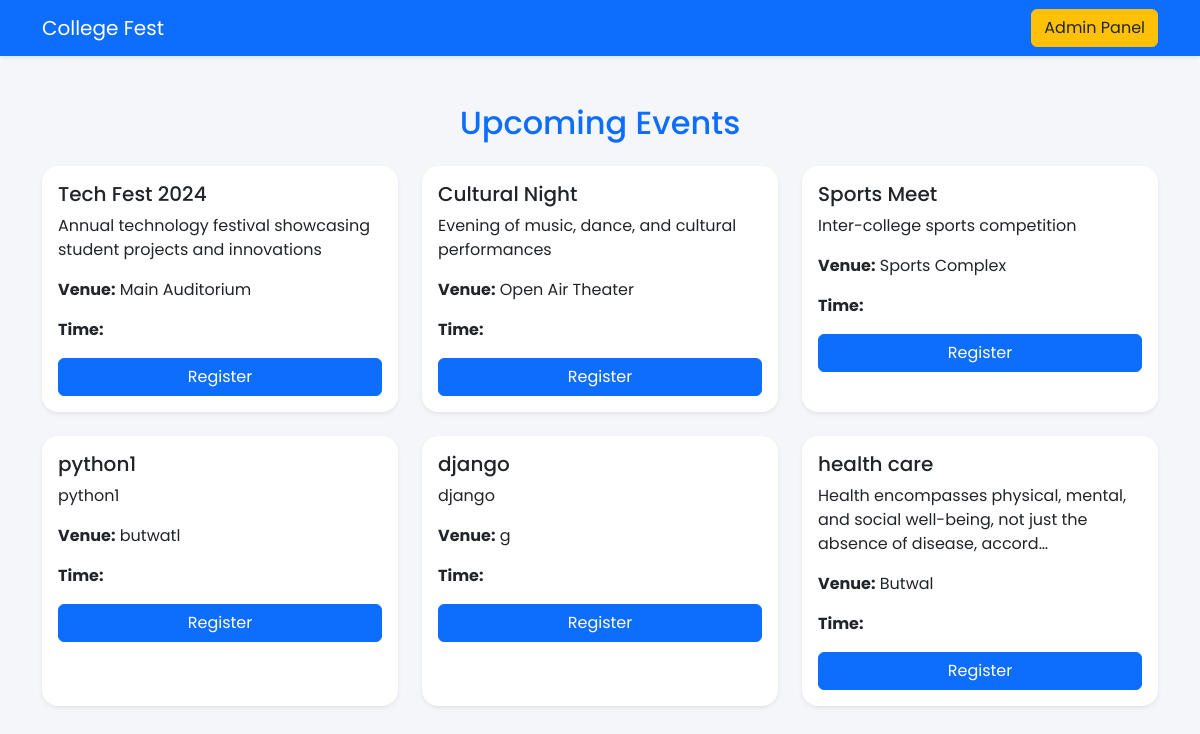
The page / on the database its author committed.
### events/models.py (models this page shows, shortened)
class Event(models.Model):
    name = models.CharField(max_length=200)
    description = models.TextField()
    venue = models.CharField(max_length=200)
    date = models.DateTimeField()
    max_participants = models.IntegerField(default=100)

### events/views.py (the view)
# urls.py: 2. Add a URL to urlpatterns:  path('', views.home, name='home')
def home(request):
    events = Event.objects.all()
    return render(request, "events/home.html", {"events": events})

### events/templates/events/home.html (shortened to what this page needs)
{% load static %}
<!DOCTYPE html>
<html>
<head>
    <link href="https://cdn.jsdelivr.net/npm/bootstrap@5.3.2/dist/css/bootstrap.min.css" rel="stylesheet">
</head>
<body>
<nav class="navbar navbar-expand-lg navbar-dark bg-primary shadow-sm">
  <div class="container d-flex justify-content-between">
    <a class="navbar-brand" href="{% url 'home' %}">College Fest</a>
    <a href="{% url 'adminlogin' %}" class="btn btn-warning text-dark">Admin Panel</a>
  </div>
</nav>
<div class="container mt-5">
    <h2 class="mb-4 text-center text-primary">Upcoming Events</h2>
    <div class="row">
        {% for event in events %}
        <div class="col-md-4 mb-4">
            <div class="card h-100 shadow-sm border-0 rounded-4 hover-shadow">
                <div class="card-body">
                    <h5 class="card-title">{{ event.name }}</h5>
                    <p class="card-text">{{ event.description|truncatechars:100 }}</p>
                    <p class="card-text"><strong>Venue:</strong> {{ event.venue }}</p>
                    <p class="card-text"><strong>Time:</strong> {{ event.time }}</p>
                    <a href="{% url 'register' event.id %}" class="btn btn-primary w-100">Register</a>
                </div>
            </div>
        </div>
        {% empty %}
        <p>No events available.</p>
        {% endfor %}
    </div>
</div>
</body>
</html>

### events/templates/events/home.html (style rules this page uses)
body { font-family: 'Poppins', sans-serif; background:#f4f6f9; }

### rows shown on the page
Event: name "Tech Fest 2024", description "Annual technology festival showcasing student projects and innovations", venue "Main Auditorium"
Event: name "Cultural Night", description "Evening of music, dance, and cultural performances", venue "Open Air Theater"
Event: name "Sports Meet", description "Inter-college sports competition", venue "Sports Complex"
Event: name "python1", description "python1", venue "butwatl"
Event: name "django", description "django", venue "g"
Event: name "health care", description "Health encompasses physical, mental, and social well-being, not just the absence of disease, accord…", venue "Butwal"
